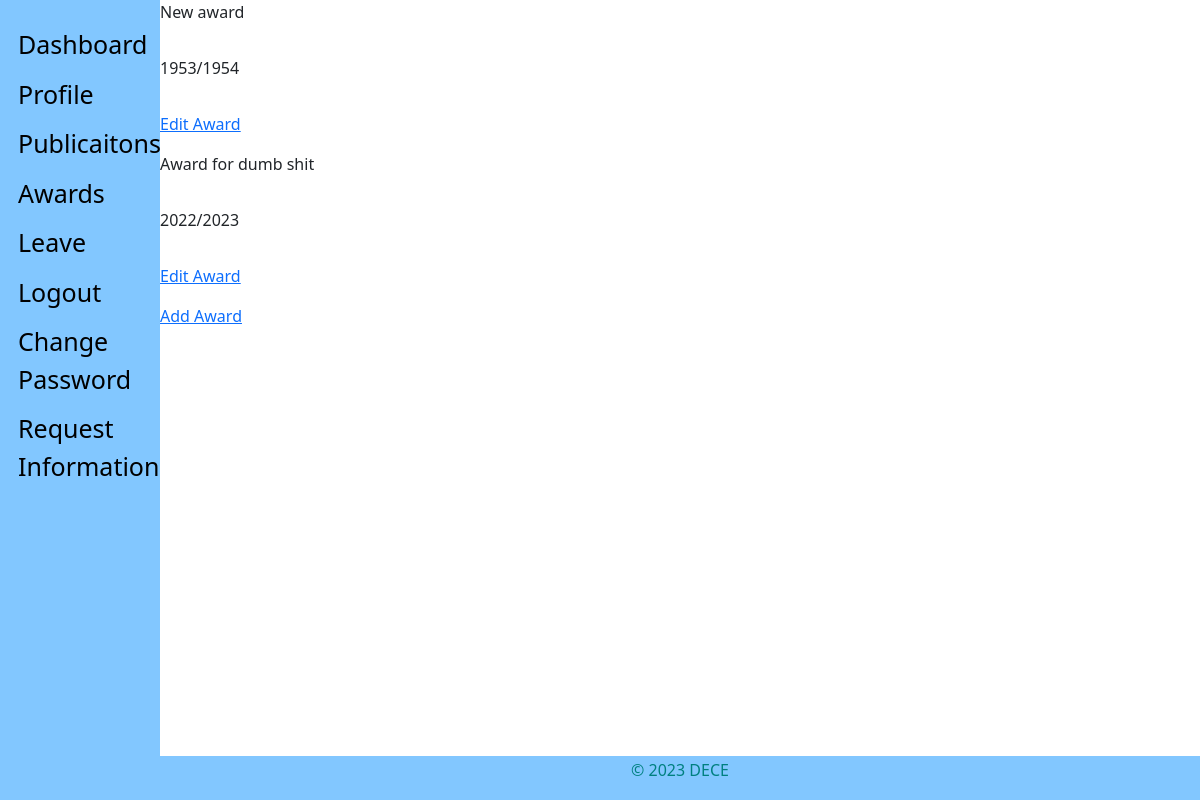
Before: /staff_view/awards/ (signed in) with the older database file.
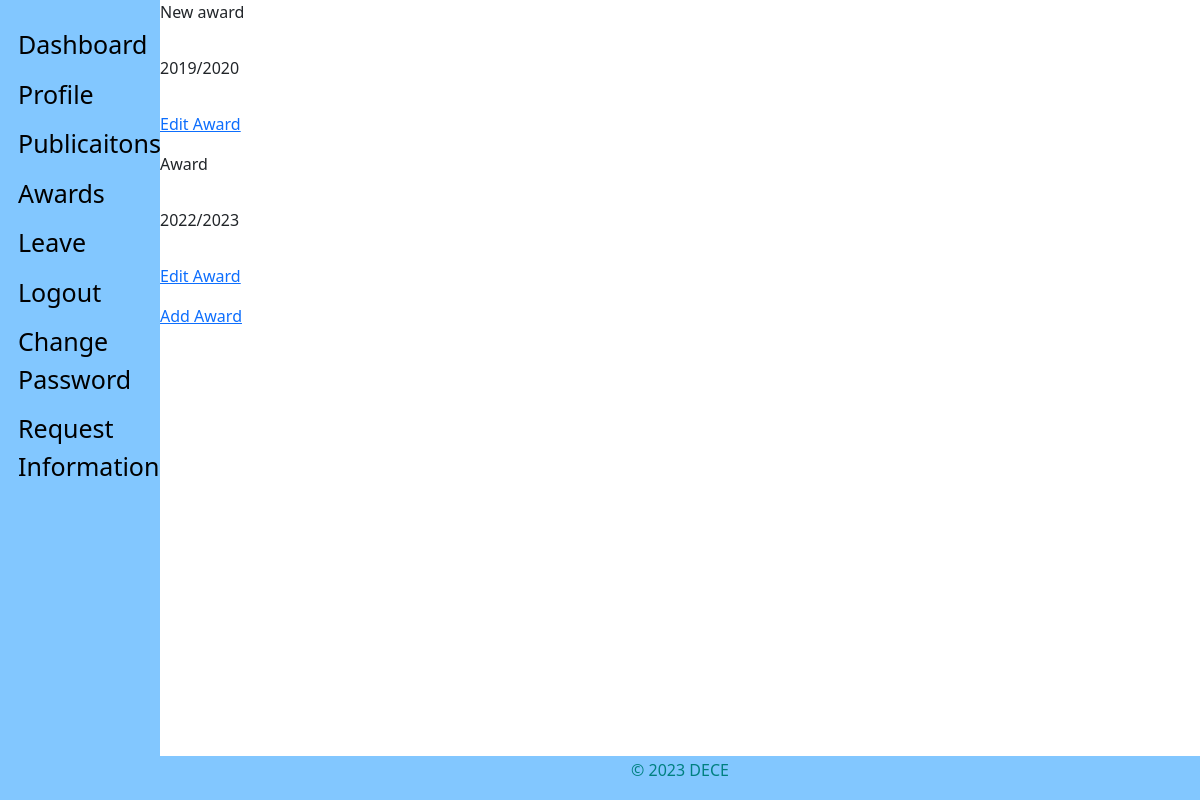
After: the same page with the newer database file.
### staff_app/models.py (models this page shows, shortened)
class Awards(models.Model):
    user = models.ForeignKey(CustomUser, on_delete=models.CASCADE, default=1)
    title = models.CharField(max_length=100, verbose_name=_(
        'Title'), null=True, blank=False)  # A field that stores the title of the award
    year = models.CharField(verbose_name=_(
        'Academic Year'), null=True, blank=False, max_length=9)
    updated = models.DateTimeField(auto_now=True, auto_now_add=False)
    created = models.DateTimeField(auto_now=False, auto_now_add=True)
    class Meta:
        verbose_name = _('Award')
        verbose_name_plural = _('Awards')
        ordering = ['-created']  # The default ordering for the model

### staff_app/views.py (the view)
# urls.py: path('awards/', views.view_awards, name="award"),
def view_awards(request):
    if not request.user.is_authenticated:
        return redirect('hris:home')
    if Awards.objects.filter(user_id=request.user.id).exists():
        awards = Awards.objects.filter(user_id=request.user.id)
    else:
        awards = []
    context = {
        "object": awards
    }
    return render(request, 'staff/staff_awards.html', context)

### templates/staff/staff_awards.html (shortened to what this page needs)
{% extends 'base.html' %}
{% block content %}
    {% if not object %}
        <p>No Awards</p>
    {% else %}
        {% for instance in object %}
            <p>{{instance.title}}</p>
            <p>{{instance.year}}</p>
            <a href="{% url 'staff:award-edit' instance.id %}"> Edit Award</a>
        {% endfor %}
    {% endif %}
    <a href="{% url 'staff:award-add' %}"> Add Award</a>
{% endblock content %}

Changed rows visible on the page:
changed Awards "New award": year "1953/1954" → "2019/2020"
changed Awards: title "Award for dumb shit" → "Award"
